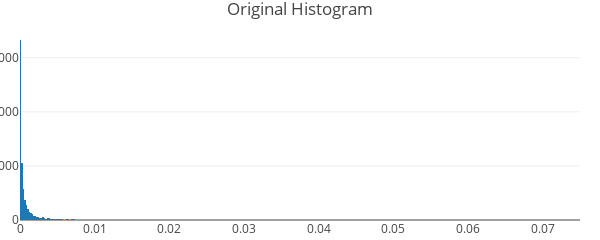
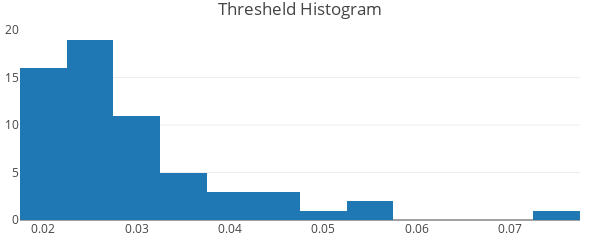
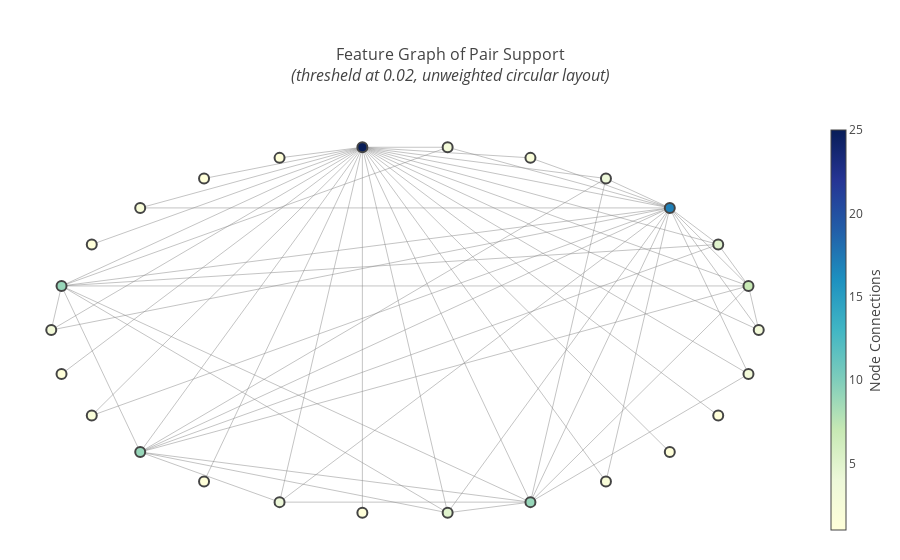

Notebook cell for these charts, in order:
### Code cell
build_network_viz(support_matrix,0.02,'circular')

### Figure 1 — Plotly figure (JSON) as saved in the notebook; plotly's stock layout.template omitted (floating-point values rounded to 4 significant figures; data arrays with more than 128 entries replaced by an {"elided": "..."} marker saying what was removed)
{"data": [{"type": "histogram", "uid": "49bde02d-a397-475c-b2b2-8db9f296a5b6", "x": {"elided": "14196 float values"}}], "layout": {"height": 200, "margin": {"b": 20, "l": 20, "r": 20, "t": 30}, "title": {"text": "Original Histogram"}, "width": 600}}

### Figure 2 — Plotly figure (JSON) as saved in the notebook; plotly's stock layout.template omitted (floating-point values rounded to 4 significant figures)
{"data": [{"type": "histogram", "uid": "4360f32f-ab2e-439f-8d9b-b70c5bda4652", "x": [0.02044, 0.02105, 0.02694, 0.02166, 0.02888, 0.03589, 0.02613, 0.04738, 0.02054, 0.02989, 0.02217, 0.02125, 0.0305, 0.0423, 0.0301, 0.04891, 0.07483, 0.02003, 0.02755, 0.02613, 0.02166, 0.02928, 0.02583, 0.04342, 0.05602, 0.02888, 0.03223, 0.02074, 0.02044, 0.02227, 0.02999, 0.0306, 0.02461, 0.0243, 0.0426, 0.05663, 0.03437, 0.02522, 0.02257, 0.03325, 0.02095, 0.0242, 0.02481, 0.03437, 0.02298, 0.0242, 0.0243, 0.02084, 0.03274, 0.04006, 0.02735, 0.03833, 0.02105, 0.02898, 0.02105, 0.02664, 0.02044, 0.02735, 0.02318, 0.0245, 0.02461]}], "layout": {"height": 200, "margin": {"b": 20, "l": 20, "r": 20, "t": 30}, "title": {"text": "Thresheld Histogram"}, "width": 600}}

### Figure 3 — Plotly figure (JSON) as saved in the notebook; plotly's stock layout.template omitted (floating-point values rounded to 4 significant figures; data arrays with more than 128 entries replaced by an {"elided": "..."} marker saying what was removed)
{"data": [{"hoverinfo": "none", "line": {"color": "#888", "width": 0.5}, "mode": "lines", "type": "scatter", "uid": "c1b7d440-2a4e-4de0-8cc7-1ff3f269b9fb", "x": {"elided": "183 float values"}, "y": {"elided": "183 float values"}}, {"hoverinfo": "text", "marker": {"color": [3, 7, 5, 17, 4, 2, 3, 25, 1, 1, 2, 1, 9, 3, 1, 2, 9, 1, 4, 1, 5, 9, 2, 1, 1, 3], "colorbar": {"thickness": 15, "title": {"side": "right", "text": "Node Connections"}, "xanchor": "left"}, "colorscale": "YlGnBu", "line": {"width": 2}, "reversescale": true, "showscale": true, "size": 10}, "mode": "markers", "text": ["Feature: pip fruit<br>Connections: 3", "Feature: tropical fruit<br>Connections: 7", "Feature: root vegetables<br>Connections: 5", "Feature: other vegetables<br>Connections: 17", "Feature: sausage<br>Connections: 4", "Feature: pork<br>Connections: 2", "Feature: citrus fruit<br>Connections: 3", "Feature: whole milk<br>Connections: 25", "Feature: frankfurter<br>Connections: 1", "Feature: beef<br>Connections: 1", "Feature: butter<br>Connections: 2", "Feature: curd<br>Connections: 1", "Feature: yogurt<br>Connections: 9", "Feature: whipped/sour cream<br>Connections: 3", "Feature: frozen vegetables<br>Connections: 1", "Feature: domestic eggs<br>Connections: 2", "Feature: rolls/buns<br>Connections: 9", "Feature: brown bread<br>Connections: 1", "Feature: pastry<br>Connections: 4", "Feature: margarine<br>Connections: 1", "Feature: bottled water<br>Connections: 5", "Feature: soda<br>Connections: 9", "Feature: fruit/vegetable juice<br>Connections: 2", "Feature: bottled beer<br>Connections: 1", "Feature: newspapers<br>Connections: 1", "Feature: shopping bags<br>Connections: 3"], "type": "scatter", "uid": "ba25b28d-5f7f-4e89-92b1-2347ca4768e3", "x": [1, 0.9709, 0.8855, 0.7485, 0.5681, 0.3546, 0.1205, -0.1205, -0.3546, -0.5681, -0.7485, -0.8855, -0.9709, -1.0, -0.9709, -0.8855, -0.7485, -0.5681, -0.3546, -0.1205, 0.1205, 0.3546, 0.5681, 0.7485, 0.8855, 0.9709], "y": [-7.527e-09, 0.2393, 0.4647, 0.6631, 0.823, 0.935, 0.9927, 0.9927, 0.935, 0.823, 0.6631, 0.4647, 0.2393, -9.495e-08, -0.2393, -0.4647, -0.6631, -0.823, -0.935, -0.9927, -0.9927, -0.935, -0.823, -0.6631, -0.4647, -0.2393]}], "layout": {"hovermode": "closest", "margin": {"b": 20, "l": 5, "r": 5, "t": 120}, "showlegend": false, "title": {"font": {"size": 16}, "text": "Feature Graph of Pair Support<br><i>(thresheld at 0.02, unweighted circular layout)</i>"}, "xaxis": {"showgrid": false, "showticklabels": false, "zeroline": false}, "yaxis": {"showgrid": false, "showticklabels": false, "zeroline": false}}}
